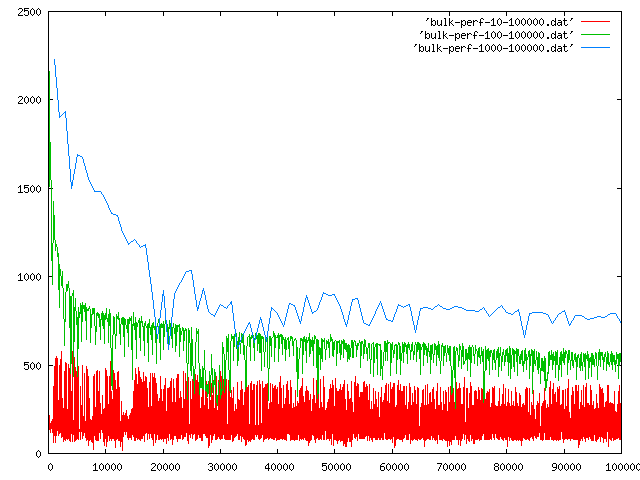

Generate this figure with gnuplot:
set term png small
set out 'results.png'
plot 'bulk-perf-10-100000.dat' with lines, \
     'bulk-perf-100-100000.dat' with lines, \
     'bulk-perf-1000-100000.dat' with lines
